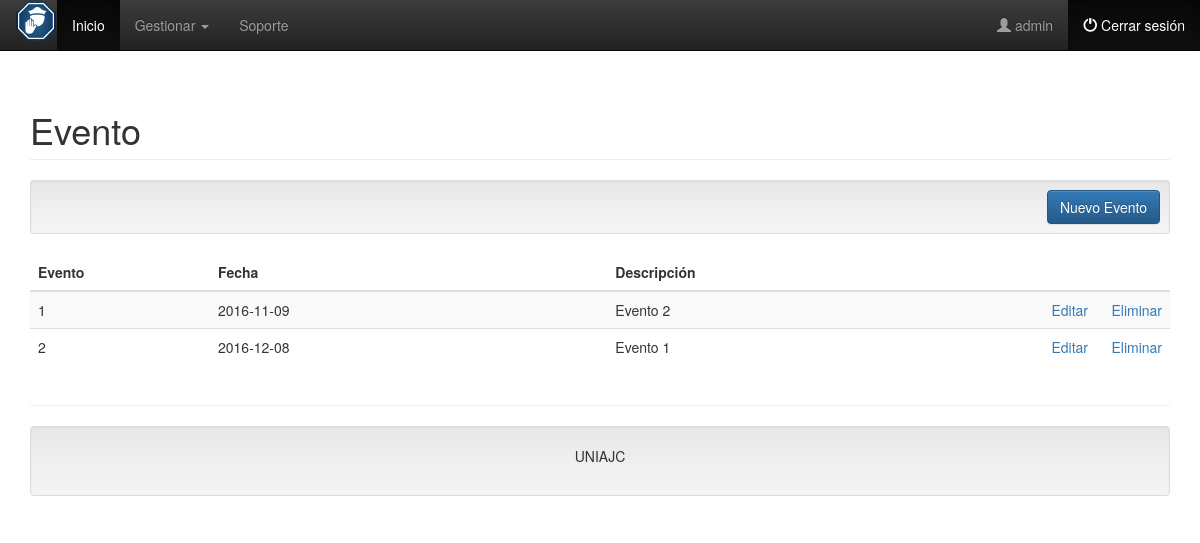
Screenshot of /?c=Evento (signed in) with the database file from the repository.
### tables this page shows
CREATE TABLE `eventos` (
  `id_Evento` int(20) NOT NULL,
  `fecha_Evento` date NOT NULL,
  `descripcion_Evento` varchar(100) NOT NULL
);

### controller/Evento.controller.php (called while the page is built, shortened)
<?php
require_once 'model/Evento.php';
class EventoController{
    public function __CONSTRUCT(){
        $this->model = new Evento();
    }
    public function Index(){
        require_once 'view/header.php';
        require_once 'view/Evento/Evento.php';
        require_once 'view/footer.php';
    }
}

### model/database.php (called while the page is built)
<?php
class Database
{
    public static function StartUp()
    {
        $pdo = new PDO('mysql:host=localhost;dbname=db_proyectos;charset=utf8', 'root', '');
        $pdo->setAttribute(PDO::ATTR_ERRMODE, PDO::ERRMODE_EXCEPTION);
        return $pdo;
    }
}

### model/Evento.php (called while the page is built, shortened)
<?php
class Evento
{
	private $pdo;
	public function __CONSTRUCT()
	{
		try
		{
			$this->pdo = Database::StartUp();
		}
		catch(Exception $e)
		{
			die($e->getMessage());
		}
	}
	public function Listar()
	{
		try
		{
			$stm = $this->pdo->prepare("SELECT * FROM Eventos");
			$stm->execute();
			return $stm->fetchAll(PDO::FETCH_OBJ);
		}
		catch(Exception $e)
		{
			die($e->getMessage());
		}
	}
}

### view/Evento/Evento.php (the view, shortened to what this page needs)
<h1 class="page-header">Evento</h1>
<div class="well well-sm text-right">
    <a class="btn btn-primary" href="?c=Evento&a=Crud">Nuevo Evento</a>
</div>
<table class="table table-striped">
    <thead>
        <tr>
            <th style="width:180px;">Evento</th>
            <th>Fecha</th>
            <th>Descripción</th>
            <th style="width:60px;"></th>
            <th style="width:60px;"></th>
        </tr>
    </thead>
    <tbody>
    <?php foreach($this->model->Listar() as $r): ?>
        <tr>
            <td><?php echo $r->id_Evento; ?></td>
            <td><?php echo $r->fecha_Evento; ?></td>
            <td><?php echo $r->descripcion_Evento; ?></td>
            <td>
                <a href="?c=Evento&a=Crud&id_Evento=<?php echo $r->id_Evento; ?>">Editar</a>
            </td>
            <td>
                <a onclick="javascript:return confirm('¿Seguro de eliminar este registro?');" href="?c=Evento&a=Eliminar&id_Evento=<?php echo $r->id_Evento; ?>">Eliminar</a>
            </td>
        </tr>
    <?php endforeach; ?>
    </tbody>
</table>

### rows the page displays
eventos: id_Evento "1", fecha_Evento "2016-11-09", descripcion_Evento "Evento 2"
eventos: id_Evento "2", fecha_Evento "2016-12-08", descripcion_Evento "Evento 1"

### other values shown
$_SESSION["user"] "admin"
